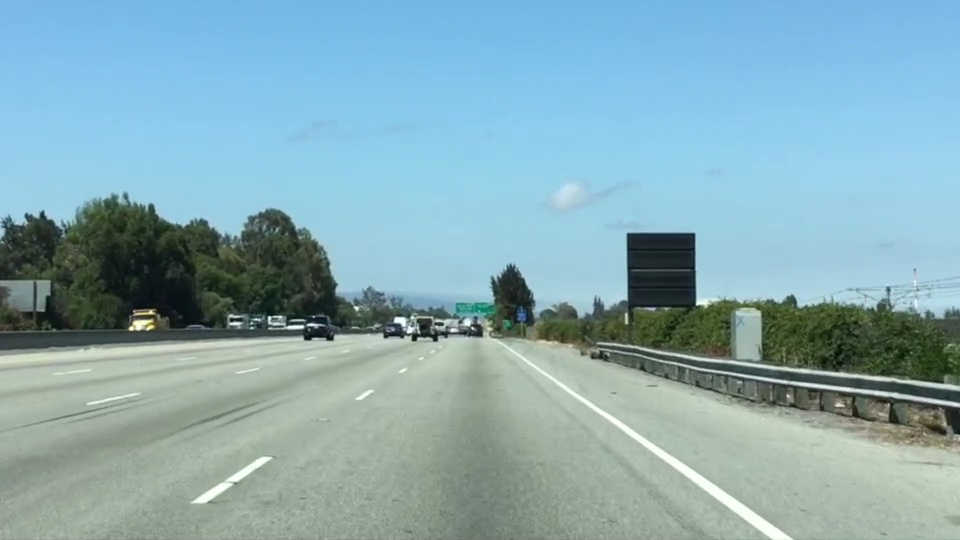
#> input picture Computer_vision_Basics_2(Image_maniuplation)/image_lane_c.jpg, 960 x 540 px
$ jupyter execute region_of_interest.ipynb   (shell and % lines are left out)
#> lines starting #> are read from the running program, lines starting #| are printed output that depends on the picture; after the words box and inside, x2 and y2 are one past the last pixel; in counts of white or black regions, pixels touching at a corner belong together
[cell 1]
import matplotlib.image as mpimg
import matplotlib.pyplot as plt
import numpy as np
import cv2

[cell 2]
image=cv2.imread("image_lane_c.jpg")
#> image is the input picture: shape (540, 960, 3); mean B, G, R 179.2, 171.1, 135.5

[cell 3]
cv2.imshow('Original image', image)
cv2.waitKey()
cv2.destroyAllWindows()

[cell 4]
plt.imshow(image)

[cell 5]
height, width=image.shape[:2]
#> height = 540; width = 960

[cell 6]
print("Height: ",str(height)+"\n","Width: ",str(width))
#| Height:  540
#|  Width:  960

# Convert color image to gray

[cell 7]
image_gray=cv2.cvtColor(image,cv2.COLOR_BGR2GRAY)
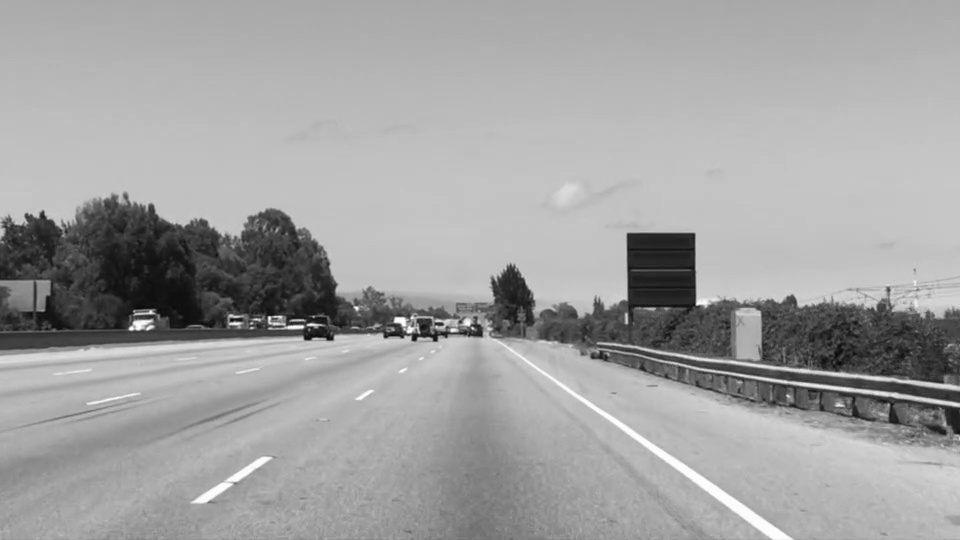
#> image_gray: shape (540, 960); min 6, max 254, mean 161.4
plt.imshow(image_gray, cmap="gray")

[cell 8]
image_gray.shape
#> Out = (540, 960)

# Perform region of interest

[cell 9]
# Select points of the region of interest (ROI)
ROI = np.array([[(0, height),(400, 200), (550, 200), (width, height)]], dtype=np.int32)

# define a blank image with all zeros (ie: black)
blank = np.zeros_like(image_gray)

[cell 10]
blank  ### All zeros as black has '1' value

[cell 11]
# Fill the Region of interest with white color (ie: 255)!
mask=cv2.fillPoly(blank,ROI,255)
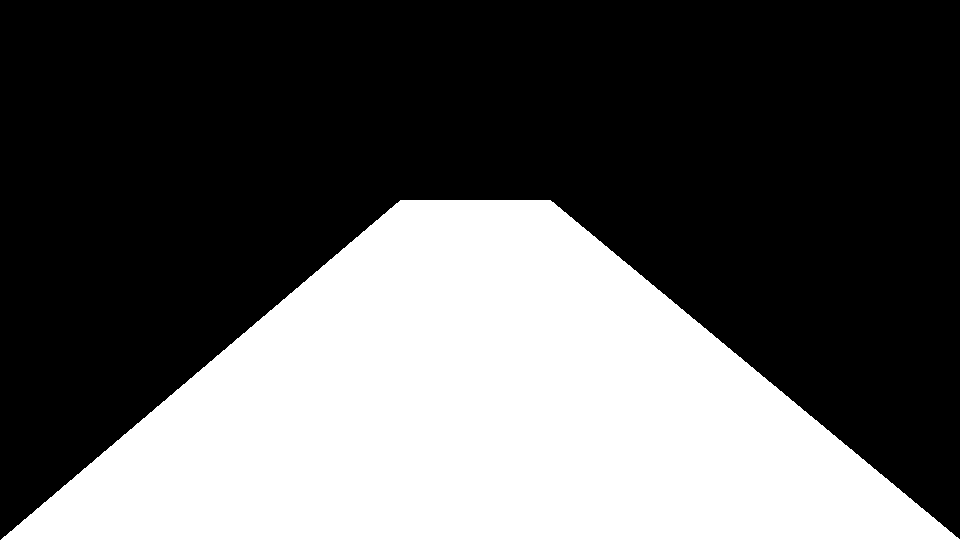
#> blank: shape (540, 960); 36.4% white; 1 white region, box (x1, y1, x2, y2) and area: (1, 200, 960, 540) 188765

# Perform bitwise AND operation to select only the region of interest
masked_image = cv2.bitwise_and(image_gray, mask)
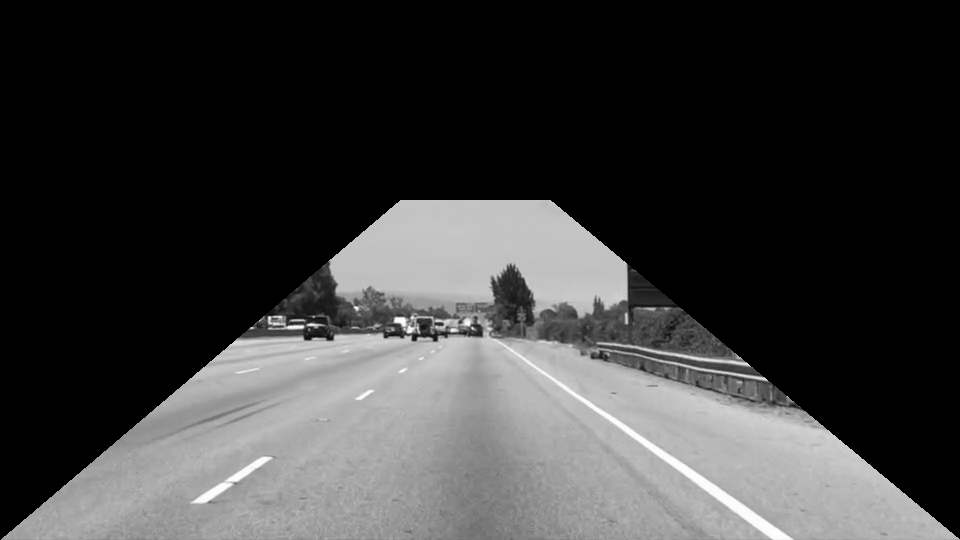
#> masked_image: shape (540, 960); min 0, max 254, mean 58.9

$ run again, with Computer_vision_Basics_2(Image_maniuplation)/Speed_Sign_View_2.jpg copied over Computer_vision_Basics_2(Image_maniuplation)/image_lane_c.jpg
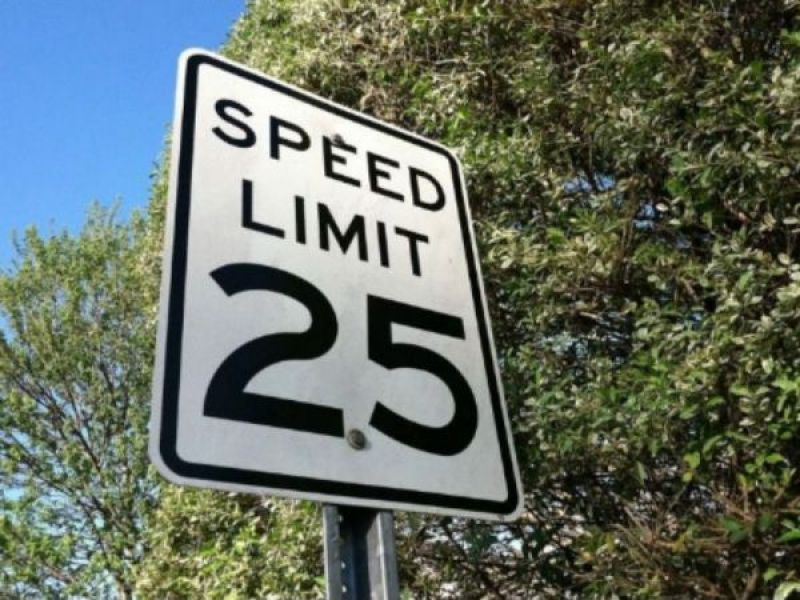
#> input picture Computer_vision_Basics_2(Image_maniuplation)/Speed_Sign_View_2.jpg, 800 x 600 px
#> image is the input picture: shape (600, 800, 3); mean B, G, R 99.4, 110.1, 100.7
#| Height:  600
#|  Width:  800
#> `mask=cv2.fillPoly(blank,ROI,255)`:
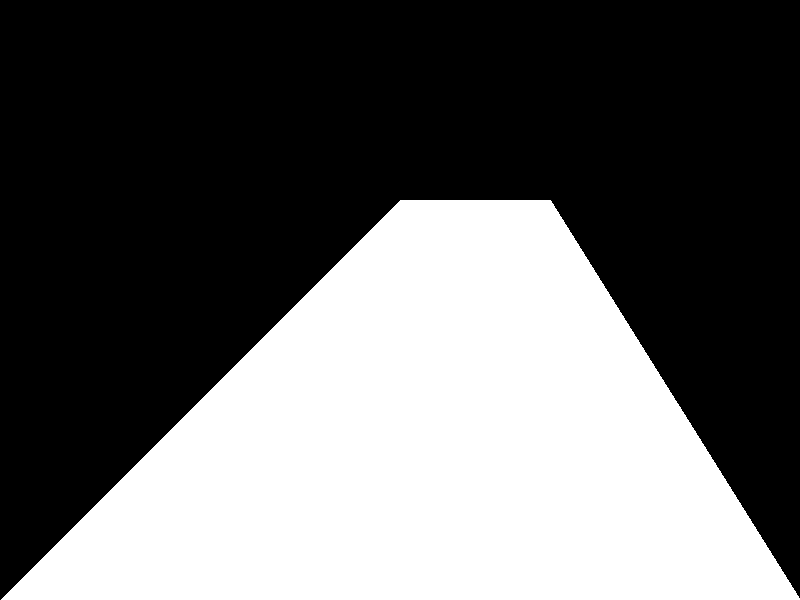
#> blank: shape (600, 800); 39.6% white; 1 white region, box (x1, y1, x2, y2) and area: (1, 200, 800, 600) 190124
#> `masked_image = cv2.bitwise_and(image_gray, mask)`:
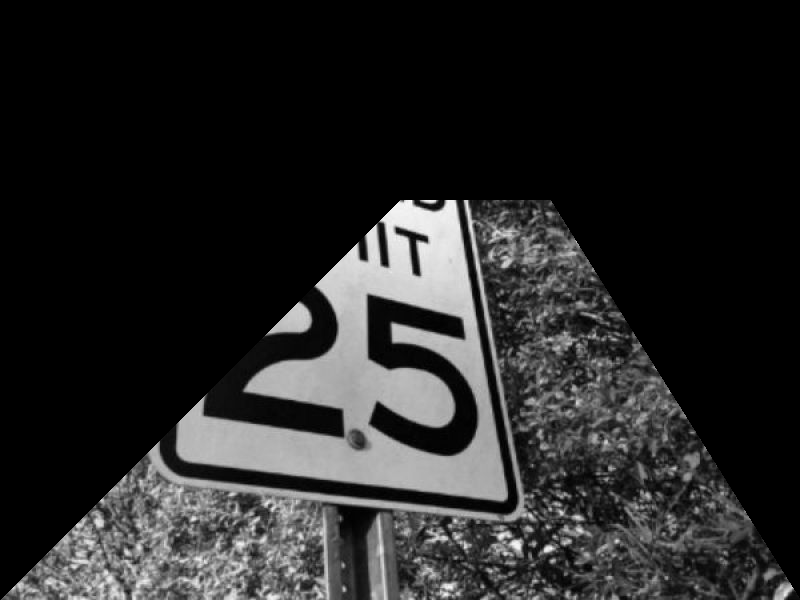
#> masked_image: shape (600, 800); min 0, max 250, mean 38.2
